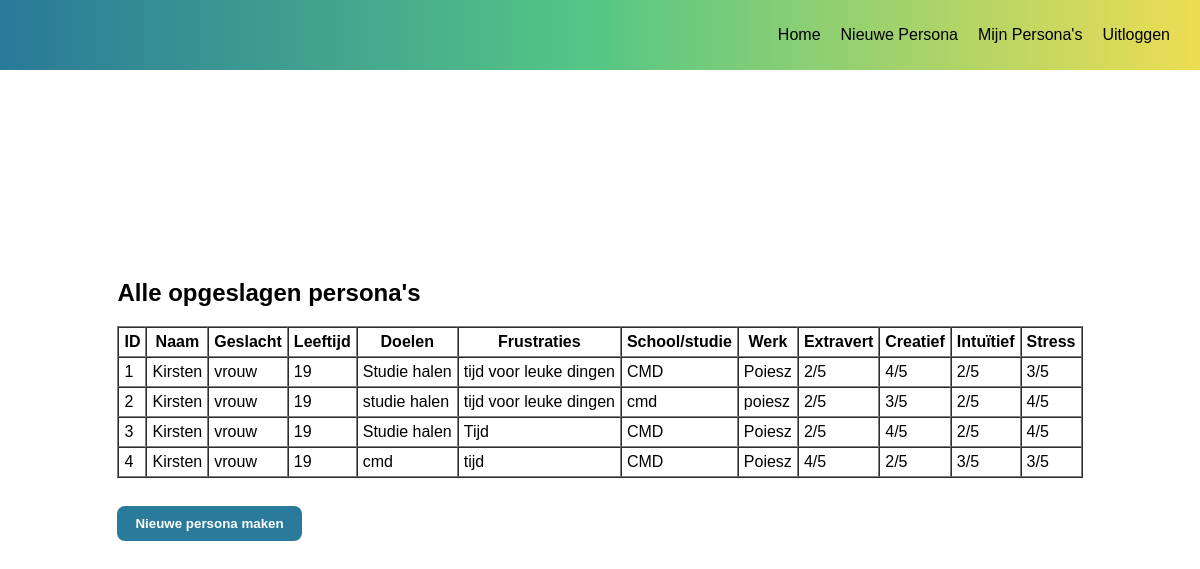
Before: /personas (signed in) with the older database file.
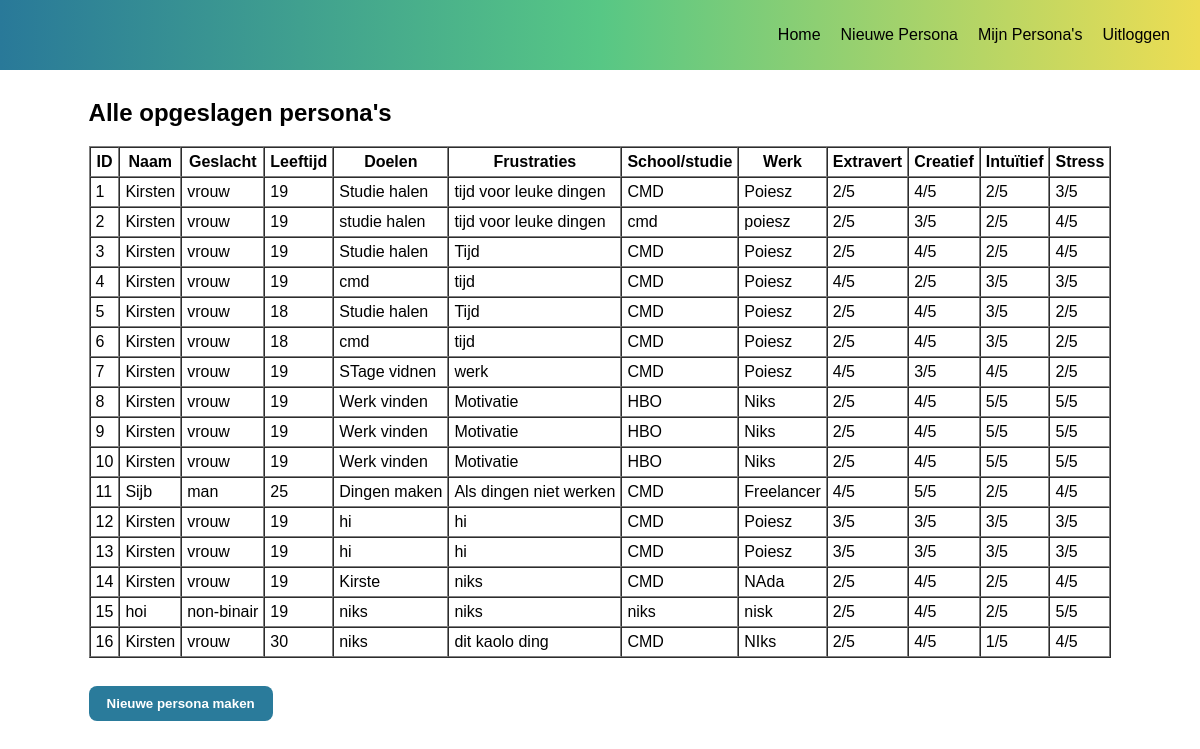
After: the same page with the newer database file.
### models.py (models this page shows, shortened)
class Persona(db.Model):
    id = db.Column(db.Integer, primary_key=True)
    naam = db.Column(db.String(100))
    geslacht = db.Column(db.String(20))
    leeftijd = db.Column(db.Integer)
    school = db.Column(db.Text)
    werk = db.Column(db.Text)
    doelen = db.Column(db.Text)
    frustraties = db.Column(db.Text)
    extravert = db.Column(db.Integer)
    creatief = db.Column(db.Integer)
    intuitief = db.Column(db.Integer)
    stress = db.Column(db.Integer)
    user_id = db.Column(db.Integer, db.ForeignKey('user.id'))

### app.py (the view)
@app.route('/personas')
def personas():
    if 'user_id' not in session:
        return redirect('/login')
    personas = Persona.query.filter_by(user_id=session['user_id']).all()
    return render_template('personas.html', personas=personas)

### templates/personas.html
{% extends "base.html" %}
{% block content %}
<h2>Alle opgeslagen persona's</h2>
{% if personas %}
<table border="1" cellpadding="5" cellspacing="0">
    <thead>
        <tr>
            <th>ID</th>
            <th>Naam</th>
            <th>Geslacht</th>
            <th>Leeftijd</th>
            <th>Doelen</th>
            <th>Frustraties</th>
            <th>School/studie</th>
            <th>Werk</th>
            <th>Extravert</th>
            <th>Creatief</th>
            <th>Intuïtief</th>
            <th>Stress</th>
        </tr>
    </thead>
    <tbody>
        {% for p in personas %}
        <tr>
            <td>{{ p.id }}</td>
            <td>{{ p.naam }}</td>
            <td>{{ p.geslacht }}</td>
            <td>{{ p.leeftijd }}</td>
            <td>{{ p.doelen }}</td>
            <td>{{ p.frustraties }}</td>
            <td>{{ p.school }}</td>
            <td>{{ p.werk }}</td>
            <td>{{ p.extravert }}/5</td>
            <td>{{ p.creatief }}/5</td>
            <td>{{ p.intuitief }}/5</td>
            <td>{{ p.stress }}/5</td>
        </tr>
        {% endfor %}
    </tbody>
</table>
{% else %}
<p>Er zijn nog geen persona's opgeslagen.</p>
{% endif %}
<br>
<a href="{{ url_for('stap1') }}"><button>Nieuwe persona maken</button></a>
{% endblock %}

### templates/base.html (shortened to what this page needs)
<!DOCTYPE html>
<html lang="nl">
<head>
    <link rel="stylesheet" href="{{ url_for('static', filename='style.css') }}">
</head>
<body>
    <nav>
        <ul>
            <li><a href="{{ url_for('index') }}">Home</a></li>
            {% if 'user_id' in session %}
            <li><a href="{{ url_for('stap1') }}">Nieuwe Persona</a></li>
            <li><a href="{{ url_for('personas') }}">Mijn Persona's</a></li>
            <li><a href="{{ url_for('logout') }}">Uitloggen</a></li>
            {% else %}
            <li><a href="{{ url_for('login') }}">Inloggen</a></li>
            <li><a href="{{ url_for('register') }}">Register</a></li>
            {% endif %}
        </ul>
    </nav>
    <div class="content">
        {% block content %}{% endblock %}
    </div>
</body>
</html>

### static/style.css (style rules this page uses)
* { box-sizing: border-box; font-family: Arial, Helvetica, sans-serif; }
body { margin: 0; height: 100vh; display: flex; align-items: center; justify-content: center; }
nav { position: fixed; top: 0; left: 0; width: 100%; background: #297999; background: linear-gradient(90deg, rgba(41, 121, 153, 1) 0%, rgba(87, 199, 133, 1) 50%, rgba(237, 221, 83, 1) 100%); }
nav ul { display: flex; justify-content: end; list-style: none; padding: 10px; }
nav li { margin-right: 20px; }
nav a { color: black; text-decoration: none; }
button { margin-top: 10px; padding: 10px 18px; border: none; background: #2A7B9B; color: white; font-weight: 600; border-radius: 8px; cursor: pointer; }

Changed rows visible on the page:
added Persona: id "5", naam "Kirsten", geslacht "vrouw", leeftijd "18", doelen "Studie halen", frustraties "Tijd", school "CMD", werk "Poiesz", extravert "2", creatief "4", intuitief "3", stress "2"
added Persona: id "6", naam "Kirsten", geslacht "vrouw", leeftijd "18", doelen "cmd", frustraties "tijd", school "CMD", werk "Poiesz", extravert "2", creatief "4", intuitief "3", stress "2"
added Persona: id "7", naam "Kirsten", geslacht "vrouw", leeftijd "19", doelen "STage vidnen", frustraties "werk", school "CMD", werk "Poiesz", extravert "4", creatief "3", intuitief "4", stress "2"
added Persona: id "8", naam "Kirsten", geslacht "vrouw", leeftijd "19", doelen "Werk vinden", frustraties "Motivatie", school "HBO", werk "Niks", extravert "2", creatief "4", intuitief "5", stress "5"
added Persona: id "9", naam "Kirsten", geslacht "vrouw", leeftijd "19", doelen "Werk vinden", frustraties "Motivatie", school "HBO", werk "Niks", extravert "2", creatief "4", intuitief "5", stress "5"
added Persona: id "10", naam "Kirsten", geslacht "vrouw", leeftijd "19", doelen "Werk vinden", frustraties "Motivatie", school "HBO", werk "Niks", extravert "2", creatief "4", intuitief "5", stress "5"
added Persona: id "11", naam "Sijb", geslacht "man", leeftijd "25", doelen "Dingen maken", frustraties "Als dingen niet werken", school "CMD", werk "Freelancer", extravert "4", creatief "5", intuitief "2", stress "4"
added Persona: id "12", naam "Kirsten", geslacht "vrouw", leeftijd "19", doelen "hi", frustraties "hi", school "CMD", werk "Poiesz", extravert "3", creatief "3", intuitief "3", stress "3"
added Persona: id "13", naam "Kirsten", geslacht "vrouw", leeftijd "19", doelen "hi", frustraties "hi", school "CMD", werk "Poiesz", extravert "3", creatief "3", intuitief "3", stress "3"
added Persona: id "14", naam "Kirsten", geslacht "vrouw", leeftijd "19", doelen "Kirste", frustraties "niks", school "CMD", werk "NAda", extravert "2", creatief "4", intuitief "2", stress "4"
added Persona: id "15", naam "hoi", geslacht "non-binair", leeftijd "19", doelen "niks", frustraties "niks", school "niks", werk "nisk", extravert "2", creatief "4", intuitief "2", stress "5"
added Persona: id "16", naam "Kirsten", geslacht "vrouw", leeftijd "30", doelen "niks", frustraties "dit kaolo ding", school "CMD", werk "NIks", extravert "2", creatief "4", intuitief "1", stress "4"
